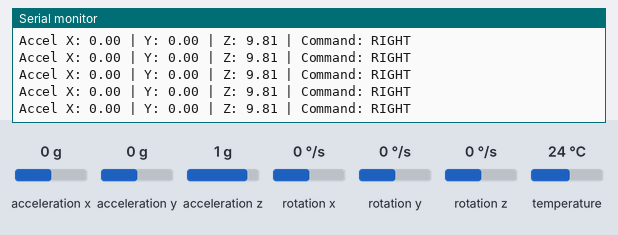
A sketch run on a simulated ESP32. Shown: the last lines printed to the serial monitor. Inputs (shaded band) come from the test bench; at power-on: acceleration x 0 g, acceleration y 0 g, acceleration z 1 g, rotation x 0 °/s, rotation y 0 °/s, rotation z 0 °/s, temperature 24 °C.

Above: at 1.3 s.
1.4 s: acceleration x set to -1.4 g
At 1.45 s:
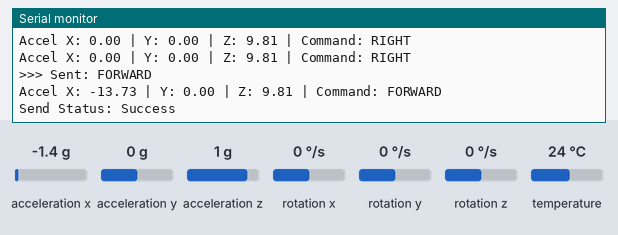
2.9 s: acceleration x set to 0.8 g
At 3.09 s:
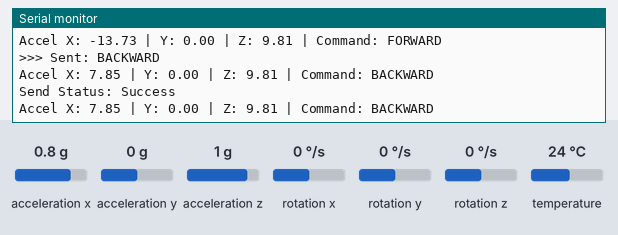
4.4 s: acceleration y set to -1.4 g
At 4.43 s:
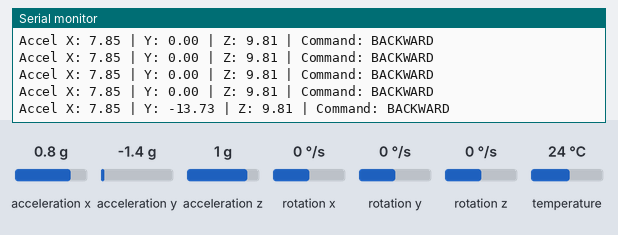
5.9 s: acceleration z set to -1.4 g
At 5.96 s:
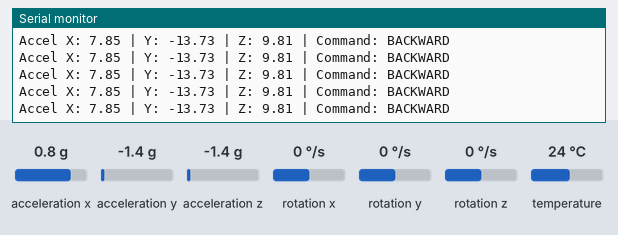
7.4 s: acceleration x set to 0 g
At 7.5 s:
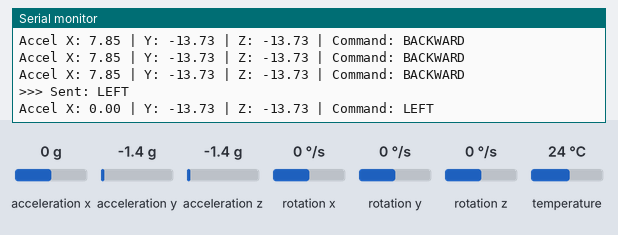
8.9 s: acceleration z set to 0 g
At 9.14 s:
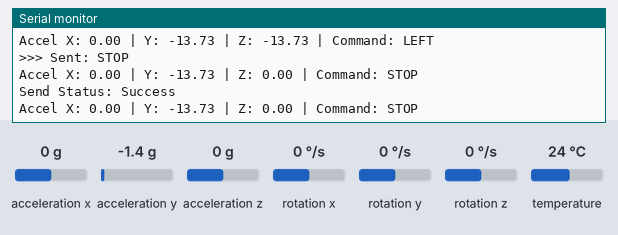

The sketch:

updated_gyro_controller.ino
```cpp
/*
 * ESP32 (Controller) - With MPU6050 Gyroscope
 * Reads tilt data from MPU6050 and sends commands to ESP32 (Motor) with ESP-NOW
 * MPU6050 mounted on back of right hand with component side facing DOWN
 * Default position: fingers pointing DOWN (perpendicular to floor)
 */
#include <esp_now.h>
#include <WiFi.h>
#include <Adafruit_MPU6050.h>
#include <Adafruit_Sensor.h>
#include <Wire.h>

uint8_t motorESP32Address[] = {0x58, 0x8C, 0x81, 0xA5, 0x46, 0x94};

// MPU6050 sensor object
Adafruit_MPU6050 mpu;

// Tilt thresholds (m/s^2)
const float TILT_THRESHOLD = 2.5;  // Minimum tilt to trigger movement
const float TILT_DEADZONE = 1.5;   // Deadzone for stopping (level detection)

// Structure to send data
typedef struct struct_message {
  char command[20];
} struct_message;

struct_message myData;
esp_now_peer_info_t peerInfo;

// Track last command to avoid sending duplicates
String lastCommand = "";

// Callback when data is sent
void OnDataSent(const uint8_t *mac_addr, esp_now_send_status_t status) {
  Serial.print("Send Status: ");
  Serial.println(status == ESP_NOW_SEND_SUCCESS ? "Success" : "Fail");
}

void setup() {
  Serial.begin(115200);

  // Initialize MPU6050
  Serial.println("Initializing MPU6050...");
  if (!mpu.begin()) {
    Serial.println("Failed to find MPU6050 chip");
    while (1) {
      delay(10);
    }
  }
  Serial.println("MPU6050 Found!");

  // Configure MPU6050
  mpu.setAccelerometerRange(MPU6050_RANGE_8_G);
  mpu.setGyroRange(MPU6050_RANGE_500_DEG);
  mpu.setFilterBandwidth(MPU6050_BAND_21_HZ);  // Smooth out readings

  Serial.println("MPU6050 configured successfully!");
  Serial.println("Default position: fingers pointing DOWN, component side facing DOWN");

  // Set device as a Wifi station
  WiFi.mode(WIFI_STA);

  // Initialize ESP-NOW
  if (esp_now_init() != ESP_OK) {
    Serial.println("Error initializing ESP-NOW");
    return;
  }

  // Register send callback
  esp_now_register_send_cb(reinterpret_cast<esp_now_send_cb_t>(OnDataSent));

  // Register motor ESP32
  memcpy(peerInfo.peer_addr, motorESP32Address, 6);
  peerInfo.channel = 0;
  peerInfo.encrypt = false;

  // Add peer (motor ESP32)
  if (esp_now_add_peer(&peerInfo) != ESP_OK) {
    Serial.println("Failed to add peer");
    return;
  }

  Serial.println("Controller ready. Tilt to control the car!");
  delay(100);
}

void loop() {
  // Get sensor readings
  sensors_event_t a, g, temp;
  mpu.getEvent(&a, &g, &temp);

  // Read acceleration values
  // y-axis: Reads gravity in default position (~-9.8)
  // x-axis: Forward/Backward control (tilt forward = more negative X)
  // z-axis: Left/Right control
  float accelX = a.acceleration.x;  // Forward/Backward tilt
  float accelY = a.acceleration.y;  // Gravity reference
  float accelZ = a.acceleration.z;  // Left/Right tilt

  // Determine command based on tilt
  String command = determineCommand(accelX, accelZ);

  // Only send if command has changed (to reduce traffic)
  if (command != lastCommand) {
    sendCommand(command);
    lastCommand = command;
  }

  // Print debug info
  Serial.print("Accel X: ");
  Serial.print(accelX, 2);
  Serial.print(" | Y: ");
  Serial.print(accelY, 2);
  Serial.print(" | Z: ");
  Serial.print(accelZ, 2);
  Serial.print(" | Command: ");
  Serial.println(command);

  delay(100);  // Read sensor 10 times per second
}

// Determine command based on accelerometer readings
// x-axis: Forward/Backward (fingers direction)
// z-axis: Left/Right (palm orientation)
String determineCommand(float accelX, float accelZ) {
  // Check if tilted enough in x axis (forward/backward)
  // Tilting forward makes x more negative
  // Tilting backward makes x more positive
  if (accelX < -TILT_THRESHOLD) {
    return "FORWARD";  // Tilt forward (fingers forward, negative x)
  }
  else if (accelX > TILT_THRESHOLD) {
    return "BACKWARD";  // Tilt backward (fingers back, positive x)
  }

  // Check if tilted enough in z-axis (left/right)
  // Tilt right makes z more postive
  // Tilt left makes z more negative
  if (accelZ > TILT_THRESHOLD) {
    return "RIGHT";  // Tilt right (palm down, positive z)
  }
  else if (accelZ < -TILT_THRESHOLD) {
    return "LEFT";  // Tilt left (palm up, negative z)
  }

  // If no significant tilt detected, stop
  return "STOP";
}

// Send command via ESP-NOW
void sendCommand(String command) {
  // Copy command to struct
  command.toCharArray(myData.command, sizeof(myData.command));

  // Send message by ESP-NOW to motor ESP32
  esp_err_t result = esp_now_send(motorESP32Address, (uint8_t *) &myData, sizeof(myData));

  if (result == ESP_OK) {
    Serial.println(">>> Sent: " + command);
  } else {
    Serial.println(">>> Error sending data");
  }
}
```

Measured:
- after the input at 1.4 s, the serial monitor: prints a new line after 0.05 s (image 1)
- after the input at 2.9 s, the serial monitor: prints a new line after 0.09 s (image 2)
- after the input at 4.4 s, the serial monitor: prints a new line at once (image 3)
- after the input at 7.4 s, the serial monitor: prints a new line after 0.10 s (image 5)
- after the input at 8.9 s, the serial monitor: prints a new line at once (image 6)
